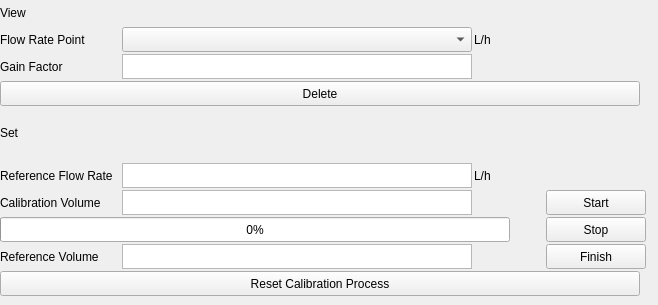
              <widget class="QWidget" name="flowSensCalPage">
               <widget class="QWidget" name="verticalLayoutWidget_11">
                <property name="geometry">
                 <rect>
                  <x>0</x>
                  <y>0</y>
                  <width>649</width>
                  <height>106</height>
                 </rect>
                </property>
                <layout class="QVBoxLayout" name="testFormVL_6">
                 <property name="spacing">
                  <number>2</number>
                 </property>
                 <item>
                  <widget class="QLabel" name="label_29">
                   <property name="text">
                    <string>View</string>
                   </property>
                  </widget>
                 </item>
                 <item>
                  <layout class="QHBoxLayout" name="horizontalLayout_19">
                   <item>
                    <widget class="QLabel" name="label_30">
                     <property name="sizePolicy">
                      <sizepolicy hsizetype="Fixed" vsizetype="Fixed">
                       <horstretch>0</horstretch>
                       <verstretch>0</verstretch>
                      </sizepolicy>
                     </property>
                     <property name="minimumSize">
                      <size>
                       <width>120</width>
                       <height>25</height>
                      </size>
                     </property>
                     <property name="maximumSize">
                      <size>
                       <width>120</width>
                       <height>25</height>
                      </size>
                     </property>
                     <property name="text">
                      <string>Flow Rate Point</string>
                     </property>
                    </widget>
                   </item>
                   <item>
                    <widget class="QComboBox" name="cmb_cal_flow_history">
                     <property name="sizePolicy">
                      <sizepolicy hsizetype="Fixed" vsizetype="Fixed">
                       <horstretch>0</horstretch>
                       <verstretch>0</verstretch>
                      </sizepolicy>
                     </property>
                     <property name="minimumSize">
                      <size>
                       <width>350</width>
                       <height>25</height>
                      </size>
                     </property>
                     <property name="maximumSize">
                      <size>
                       <width>500</width>
                       <height>30</height>
                      </size>
                     </property>
                     <property name="font">
                      <font>
                       <pointsize>9</pointsize>
                      </font>
                     </property>
                     <property name="maxVisibleItems">
                      <number>5</number>
                     </property>
                     <property name="maxCount">
                      <number>10</number>
                     </property>
                    </widget>
                   </item>
                   <item>
                    <widget class="QLabel" name="label_31">
                     <property name="sizePolicy">
                      <sizepolicy hsizetype="Fixed" vsizetype="Fixed">
                       <horstretch>0</horstretch>
                       <verstretch>0</verstretch>
                      </sizepolicy>
                     </property>
                     <property name="minimumSize">
                      <size>
                       <width>120</width>
                       <height>25</height>
                      </size>
                     </property>
                     <property name="maximumSize">
                      <size>
                       <width>120</width>
                       <height>25</height>
                      </size>
                     </property>
                     <property name="text">
                      <string>L/h</string>
                     </property>
                    </widget>
                   </item>
                   <item>
                    <spacer name="horizontalSpacer_13">
                     <property name="orientation">
                      <enum>Qt::Horizontal</enum>
                     </property>
                     <property name="sizeHint" stdset="0">
                      <size>
                       <width>40</width>
                       <height>20</height>
                      </size>
                     </property>
                    </spacer>
                   </item>
                  </layout>
                 </item>
                 <item>
                  <layout class="QHBoxLayout" name="horizontalLayout_21">
                   <item>
                    <widget class="QLabel" name="label_34">
                     <property name="sizePolicy">
                      <sizepolicy hsizetype="Fixed" vsizetype="Fixed">
                       <horstretch>0</horstretch>
                       <verstretch>0</verstretch>
                      </sizepolicy>
                     </property>
                     <property name="minimumSize">
                      <size>
                       <width>120</width>
                       <height>25</height>
                      </size>
                     </property>
                     <property name="maximumSize">
                      <size>
                       <width>120</width>
                       <height>25</height>
                      </size>
                     </property>
                     <property name="text">
                      <string>Gain Factor</string>
                     </property>
                    </widget>
                   </item>
                   <item>
                    <widget class="QTextEdit" name="testLastDutCount_6">
                     <property name="sizePolicy">
                      <sizepolicy hsizetype="Fixed" vsizetype="Fixed">
                       <horstretch>0</horstretch>
                       <verstretch>0</verstretch>
                      </sizepolicy>
                     </property>
                     <property name="minimumSize">
                      <size>
                       <width>350</width>
                       <height>25</height>
                      </size>
                     </property>
                     <property name="maximumSize">
                      <size>
                       <width>350</width>
                       <height>25</height>
                      </size>
                     </property>
                    </widget>
                   </item>
                   <item>
                    <spacer name="horizontalSpacer_16">
                     <property name="orientation">
                      <enum>Qt::Horizontal</enum>
                     </property>
                     <property name="sizeHint" stdset="0">
                      <size>
                       <width>40</width>
                       <height>20</height>
                      </size>
                     </property>
                    </spacer>
                   </item>
                  </layout>
                 </item>
                 <item>
                  <widget class="QPushButton" name="btn_cal_flow_delete">
                   <property name="sizePolicy">
                    <sizepolicy hsizetype="Fixed" vsizetype="Fixed">
                     <horstretch>0</horstretch>
                     <verstretch>0</verstretch>
                    </sizepolicy>
                   </property>
                   <property name="minimumSize">
                    <size>
                     <width>640</width>
                     <height>25</height>
                    </size>
                   </property>
                   <property name="maximumSize">
                    <size>
                     <width>25</width>
                     <height>16777215</height>
                    </size>
                   </property>
                   <property name="text">
                    <string>Delete</string>
                   </property>
                  </widget>
                 </item>
                </layout>
               </widget>
               <widget class="QWidget" name="verticalLayoutWidget_12">
                <property name="geometry">
                 <rect>
                  <x>0</x>
                  <y>105</y>
                  <width>646</width>
                  <height>191</height>
                 </rect>
                </property>
                <layout class="QVBoxLayout" name="testFormVL_7">
                 <property name="spacing">
                  <number>2</number>
                 </property>
                 <item>
                  <widget class="QLabel" name="label_35">
                   <property name="text">
                    <string>Set</string>
                   </property>
                  </widget>
                 </item>
                 <item>
                  <layout class="QHBoxLayout" name="horizontalLayout_23">
                   <item>
                    <widget class="QLabel" name="label_38">
                     <property name="sizePolicy">
                      <sizepolicy hsizetype="Fixed" vsizetype="Fixed">
                       <horstretch>0</horstretch>
                       <verstretch>0</verstretch>
                      </sizepolicy>
                     </property>
                     <property name="minimumSize">
                      <size>
                       <width>120</width>
                       <height>25</height>
                      </size>
                     </property>
                     <property name="maximumSize">
                      <size>
                       <width>120</width>
                       <height>25</height>
                      </size>
                     </property>
                     <property name="text">
                      <string>Reference Flow Rate</string>
                     </property>
                    </widget>
                   </item>
                   <item>
                    <widget class="QTextEdit" name="testLastDutCount_7">
                     <property name="sizePolicy">
                      <sizepolicy hsizetype="Fixed" vsizetype="Fixed">
                       <horstretch>0</horstretch>
                       <verstretch>0</verstretch>
                      </sizepolicy>
                     </property>
                     <property name="minimumSize">
                      <size>
                       <width>350</width>
                       <height>25</height>
                      </size>
                     </property>
                     <property name="maximumSize">
                      <size>
                       <width>350</width>
                       <height>25</height>
                      </size>
                     </property>
                    </widget>
                   </item>
                   <item>
                    <widget class="QLabel" name="label_39">
                     <property name="sizePolicy">
                      <sizepolicy hsizetype="Fixed" vsizetype="Fixed">
                       <horstretch>0</horstretch>
                       <verstretch>0</verstretch>
                      </sizepolicy>
                     </property>
                     <property name="minimumSize">
                      <size>
                       <width>50</width>
                       <height>25</height>
                      </size>
                     </property>
                     <property name="maximumSize">
                      <size>
                       <width>50</width>
                       <height>25</height>
                      </size>
                     </property>
                     <property name="text">
                      <string>L/h</string>
                     </property>
                    </widget>
                   </item>
                   <item>
                    <spacer name="horizontalSpacer_17">
                     <property name="orientation">
                      <enum>Qt::Horizontal</enum>
                     </property>
                     <property name="sizeHint" stdset="0">
                      <size>
                       <width>40</width>
                       <height>20</height>
                      </size>
                     </property>
                    </spacer>
                   </item>
                  </layout>
                 </item>
                 <item>
                  <layout class="QHBoxLayout" name="horizontalLayout_24">
                   <item>
                    <widget class="QLabel" name="label_40">
                     <property name="sizePolicy">
                      <sizepolicy hsizetype="Fixed" vsizetype="Fixed">
                       <horstretch>0</horstretch>
                       <verstretch>0</verstretch>
                      </sizepolicy>
                     </property>
                     <property name="minimumSize">
                      <size>
                       <width>120</width>
                       <height>25</height>
                      </size>
                     </property>
                     <property name="maximumSize">
                      <size>
                       <width>120</width>
                       <height>25</height>
                      </size>
                     </property>
                     <property name="text">
                      <string>Calibration Volume</string>
                     </property>
                    </widget>
                   </item>
                   <item>
                    <widget class="QTextEdit" name="testLastDutCount_8">
                     <property name="sizePolicy">
                      <sizepolicy hsizetype="Fixed" vsizetype="Fixed">
                       <horstretch>0</horstretch>
                       <verstretch>0</verstretch>
                      </sizepolicy>
                     </property>
                     <property name="minimumSize">
                      <size>
                       <width>350</width>
                       <height>25</height>
                      </size>
                     </property>
                     <property name="maximumSize">
                      <size>
                       <width>350</width>
                       <height>25</height>
                      </size>
                     </property>
                    </widget>
                   </item>
                   <item>
                    <spacer name="horizontalSpacer_18">
                     <property name="orientation">
                      <enum>Qt::Horizontal</enum>
                     </property>
                     <property name="sizeHint" stdset="0">
                      <size>
                       <width>40</width>
                       <height>20</height>
                      </size>
                     </property>
                    </spacer>
                   </item>
                   <item>
                    <widget class="QPushButton" name="btn_cal_flow_start">
                     <property name="sizePolicy">
                      <sizepolicy hsizetype="Fixed" vsizetype="Fixed">
                       <horstretch>0</horstretch>
                       <verstretch>0</verstretch>
                      </sizepolicy>
                     </property>
                     <property name="minimumSize">
                      <size>
                       <width>100</width>
                       <height>25</height>
                      </size>
                     </property>
                     <property name="maximumSize">
                      <size>
                       <width>100</width>
                       <height>25</height>
                      </size>
                     </property>
                     <property name="text">
                      <string>Start</string>
                     </property>
                    </widget>
                   </item>
                  </layout>
                 </item>
                 <item>
                  <layout class="QHBoxLayout" name="horizontalLayout_20">
                   <item>
                    <widget class="QProgressBar" name="progressBar">
                     <property name="sizePolicy">
                      <sizepolicy hsizetype="Fixed" vsizetype="Fixed">
                       <horstretch>0</horstretch>
                       <verstretch>0</verstretch>
                      </sizepolicy>
                     </property>
                     <property name="minimumSize">
                      <size>
                       <width>510</width>
                       <height>25</height>
                      </size>
                     </property>
                     <property name="maximumSize">
                      <size>
                       <width>510</width>
                       <height>25</height>
                      </size>
                     </property>
                     <property name="value">
                      <number>0</number>
                     </property>
                    </widget>
                   </item>
                   <item>
                    <spacer name="horizontalSpacer_20">
                     <property name="orientation">
                      <enum>Qt::Horizontal</enum>
                     </property>
                     <property name="sizeHint" stdset="0">
                      <size>
                       <width>40</width>
                       <height>20</height>
                      </size>
                     </property>
                    </spacer>
                   </item>
                   <item>
                    <widget class="QPushButton" name="btn_cal_flow_stop">
                     <property name="sizePolicy">
                      <sizepolicy hsizetype="Fixed" vsizetype="Fixed">
                       <horstretch>0</horstretch>
                       <verstretch>0</verstretch>
                      </sizepolicy>
                     </property>
                     <property name="minimumSize">
                      <size>
                       <width>100</width>
                       <height>25</height>
                      </size>
                     </property>
                     <property name="maximumSize">
                      <size>
                       <width>100</width>
                       <height>25</height>
                      </size>
                     </property>
                     <property name="text">
                      <string>Stop</string>
                     </property>
                    </widget>
                   </item>
                  </layout>
                 </item>
                 <item>
                  <layout class="QHBoxLayout" name="horizontalLayout_25">
                   <item>
                    <widget class="QLabel" name="label_42">
                     <property name="sizePolicy">
                      <sizepolicy hsizetype="Fixed" vsizetype="Fixed">
                       <horstretch>0</horstretch>
                       <verstretch>0</verstretch>
                      </sizepolicy>
                     </property>
                     <property name="minimumSize">
                      <size>
                       <width>120</width>
                       <height>25</height>
                      </size>
                     </property>
                     <property name="maximumSize">
                      <size>
                       <width>120</width>
                       <height>25</height>
                      </size>
                     </property>
                     <property name="text">
                      <string>Reference Volume</string>
                     </property>
                    </widget>
                   </item>
                   <item>
                    <widget class="QTextEdit" name="input_cal_flow_ref">
                     <property name="sizePolicy">
                      <sizepolicy hsizetype="Fixed" vsizetype="Fixed">
                       <horstretch>0</horstretch>
                       <verstretch>0</verstretch>
                      </sizepolicy>
                     </property>
                     <property name="minimumSize">
                      <size>
                       <width>350</width>
                       <height>25</height>
                      </size>
                     </property>
                     <property name="maximumSize">
                      <size>
                       <width>350</width>
                       <height>25</height>
                      </size>
                     </property>
                    </widget>
                   </item>
                   <item>
                    <spacer name="horizontalSpacer_19">
                     <property name="orientation">
                      <enum>Qt::Horizontal</enum>
                     </property>
                     <property name="sizeHint" stdset="0">
                      <size>
                       <width>40</width>
                       <height>20</height>
                      </size>
                     </property>
                    </spacer>
                   </item>
                   <item>
                    <widget class="QPushButton" name="btn_cal_flow_save">
                     <property name="sizePolicy">
                      <sizepolicy hsizetype="Fixed" vsizetype="Fixed">
                       <horstretch>0</horstretch>
                       <verstretch>0</verstretch>
                      </sizepolicy>
                     </property>
                     <property name="minimumSize">
                      <size>
                       <width>100</width>
                       <height>25</height>
                      </size>
                     </property>
                     <property name="maximumSize">
                      <size>
                       <width>100</width>
                       <height>25</height>
                      </size>
                     </property>
                     <property name="text">
                      <string>Finish</string>
                     </property>
                    </widget>
                   </item>
                  </layout>
                 </item>
                 <item>
                  <widget class="QPushButton" name="testResetBtn_10">
                   <property name="sizePolicy">
                    <sizepolicy hsizetype="Fixed" vsizetype="Fixed">
                     <horstretch>0</horstretch>
                     <verstretch>0</verstretch>
                    </sizepolicy>
                   </property>
                   <property name="minimumSize">
                    <size>
                     <width>640</width>
                     <height>25</height>
                    </size>
                   </property>
                   <property name="maximumSize">
                    <size>
                     <width>25</width>
                     <height>16777215</height>
                    </size>
                   </property>
                   <property name="text">
                    <string>Reset Calibration Process</string>
                   </property>
                  </widget>
                 </item>
                </layout>
               </widget>
              </widget>
